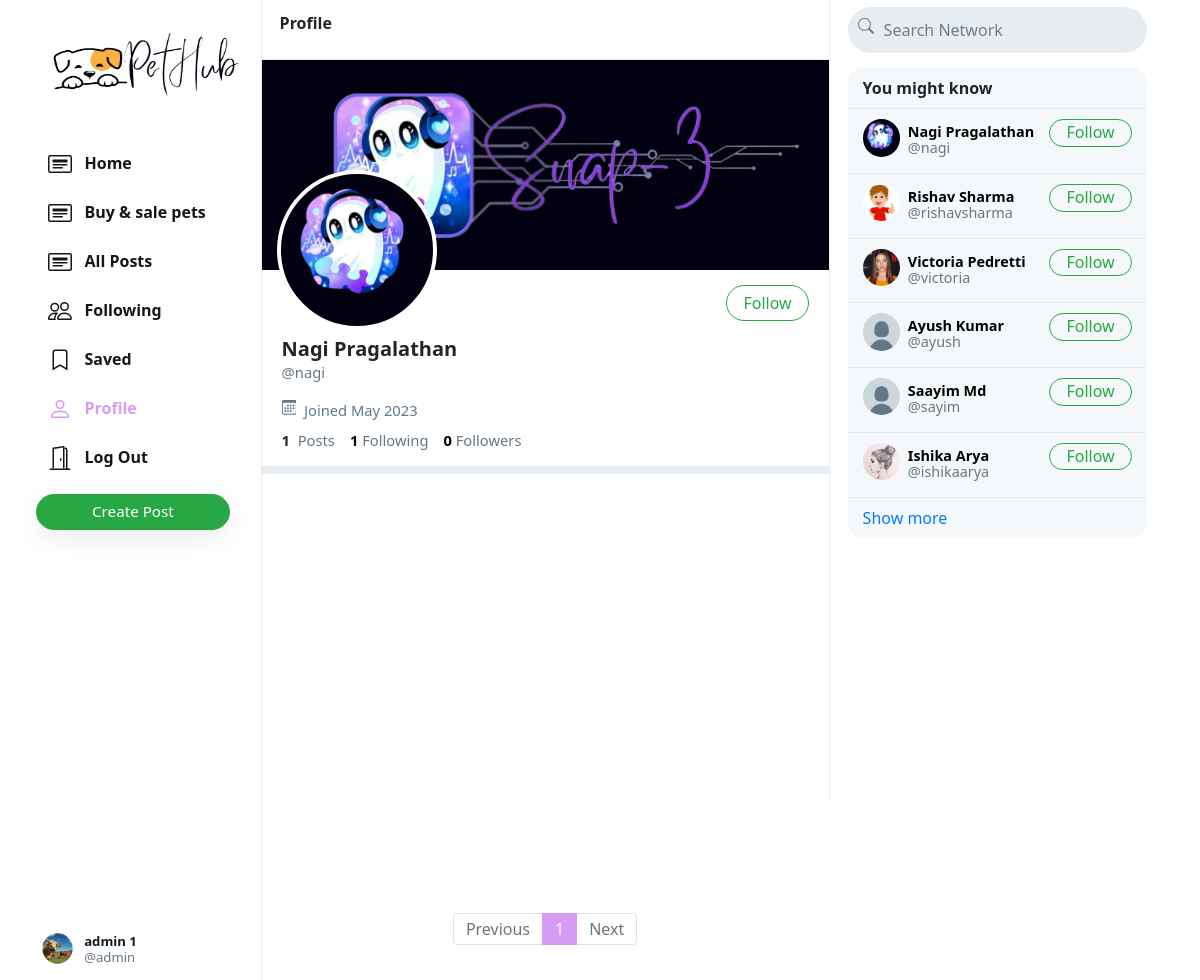
/n/n/nagi (signed in), run on the app's committed database.
### network/models.py (models this page shows, shortened)
class User(AbstractUser):
    profile_pic = models.ImageField(upload_to='profile_pic/')
    bio = models.TextField(max_length=160, blank=True, null=True)
    cover = models.ImageField(upload_to='covers/', blank=True)

### network/Routes/views.py (the view)
# urls.py: path("n/n/<str:username>", views.profile, name='profile'),
def profile(request, username):
    user = User.objects.get(username=username)
    all_posts = Post.objects.filter(creater=user).order_by('-date_created')
    paginator = Paginator(all_posts, 10)
    page_number = request.GET.get('page')
    if page_number == None:
        page_number = 1
    posts = paginator.get_page(page_number)
    followings = []
    suggestions = []
    follower = False
    if request.user.is_authenticated:
        followings = Follower.objects.filter(followers=request.user).values_list('user', flat=True)
        suggestions = User.objects.exclude(pk__in=followings).exclude(username=request.user.username).order_by("?")[:6]
        if request.user in Follower.objects.get(user=user).followers.all():
            follower = True
    follower_count = Follower.objects.get(user=user).followers.all().count()
    following_count = Follower.objects.filter(followers=user).count()
    return render(request, 'network/profile.html', {
        "username": user,
        "posts": posts,
        "posts_count": all_posts.count(),
        "suggestions": suggestions,
        "page": "profile",
        "is_follower": follower,
        "follower_count": follower_count,
        "following_count": following_count
    })

### network/templates/network/profile.html (shortened to what this page needs)
{% extends 'network/index.html' %}
{% load static %}
{% block profile %}
    <div class="profile-view" data-user="{{username.username}}">
        <div class="cover-image" style="background-image: url(/media/{{username.cover}})"></div>
        <div class="profile-image" style="background-image: url(/media/{{username.profile_pic}})"></div>
        <div class="profile-details">
            <div>
                {% if user.username == username.username %}
                    <button class="btn btn-outline-success float-right" id="edit-profile-btn">Edit Profile</button>
                {% elif is_follower %}
                    <button class="btn btn-success float-right" onclick="unfollow_user(this,'{{username.username}}','edit_page')" id="following-btn">Following</button>
                {% else %}
                    <button class="btn btn-outline-success float-right" onclick="follow_user(this,'{{username.username}}','edit_page')" id="follow-btn">Follow</button>
                {% endif %}
            </div>
            <div class="details-data">
                <h5>{{username.first_name}} {{username.last_name}}</h5>
                <div class="grey">@{{username.username}}</div>
                <div class="grey" style="padding: 8px 0px;">
                    &nbsp;Joined {{username.date_joined | date:"F Y"}}
                </div>
                <div>
                    <strong>
                        {{posts_count}}
                    </strong>
                    &nbsp;<span class="grey">Posts</span>
                    <a href="#">
                        <strong id="following__count">{{following_count | default:0}}</strong>&nbsp;<span class="grey">Following</span>
                    </a>
                    <a href="#">
                        <strong id="follower__count">{{follower_count | default:0}}</strong>&nbsp;<span class="grey">Followers</span>
                    </a>
                </div>
            </div>
        </div>
    </div>
    <div class="space"></div>
{% endblock %}

### network/templates/network/index.html (shortened to what this page needs)
{% extends "network/layout.html" %}
{% load static %}
{% block body %}
    <div class="main-div">
        <div class="left-div">
            <nav class="head heading">
                {% if page == 'all_posts' %}
                    All Posts
                {% elif page == 'following' %}
                    Following
                {% elif page == 'saved' %}
                    Saved
                {% elif page == 'profile' %}
                    Profile
                {% else %}
                    Explore
                {% endif %}
            </nav>
            <div class="left-div-content">
                <div class="posts-view">
                    {% block profile %}
                    {% endblock %}
                    <div class="main-div-content">
                        <nav aria-label="Page navigation example" class="pagination-bar">
                            <ul class="pagination justify-content-center">
                                {% if posts.has_previous %}
                                    <li class="page-item">
                                        <a class="page-link" href="?page={{ posts.previous_page_number | default:1}}" tabindex="-1" aria-disabled="true">Previous</a>
                                    </li>
                                {% else %}
                                    <li class="page-item disabled">
                                        <a class="page-link" href="" tabindex="-1" aria-disabled="true">Previous</a>
                                    </li>
                                {% endif %}
                                {% for each in posts.paginator.page_range %}
                                    {% if each == posts.number %}
                                        <li class="page-item active"><a class="page-link" href="?page={{each}}">{{each}}</a></li>
                                    {% else %}
                                        <li class="page-item"><a class="page-link" href="?page={{each}}">{{each}}</a></li>
                                    {% endif %}
                                {% endfor %}
                                {% if posts.has_next %}
                                    <li class="page-item">
                                        <a class="page-link" href="?page={{ posts.next_page_number }}">Next</a>
                                    </li>
                                {% else %}
                                    <li class="page-item disabled">
                                        <a class="page-link" href="">Next</a>
                                    </li>
                                {% endif %}
                            </ul>
                          </nav>
                    </div>
                </div>
            </div>
        </div>
    </div>
{% endblock %}

### network/templates/network/layout.html (shortened to what this page needs)
{% load static %}
<!DOCTYPE html>
<html lang="en">
    <head>
        <link rel="stylesheet" href="https://stackpath.bootstrapcdn.com/bootstrap/4.4.1/css/bootstrap.min.css">
        <link href="{% static 'network/styles.css' %}" rel="stylesheet">
    </head>
    <body>
        <div class="body" data-page="{{page}}">
            <div>
            <div class="sidenav">
                <a href="{% url 'index' %}" class="navbar-brand">
                    <img src="{% static 'network/Images/logo.png' %}" style="    width: 216px;
                    height: 93px;">
                </a>
                <div style="height: 100%;">
                    <div>
                        <div>
                            <ul>
                                <li class="nav-item" id="all_posts">
                                    <a href="{% url 'pet_home' %}" class="nav-link">
                                        <div>
                                            &nbsp;&nbsp;Home
                                        </div>
                                    </a>
                                    </li>
                                    <li class="nav-item" id="all_posts">
                                        <a href="{% url 'sale' %}" class="nav-link">
                                            <div>
                                                &nbsp;&nbsp;Buy & sale pets
                                            </div>
                                        </a>
                                        </li>
                                <li class="nav-item" id="all_posts">
                                <a href="{% url 'index' %}" class="nav-link">
                                    <div>
                                        &nbsp;&nbsp;All Posts
                                    </div>
                                </a>
                                </li>
                                {% if user.is_authenticated %}
                                    <li class="nav-item" id="following">
                                        <a href="{% url 'following' %}" class="nav-link">
                                            <div>
                                                &nbsp;&nbsp;Following
                                            </div>
                                        </a>
                                    </li>
                                    <li class="nav-item" id="saved">
                                        <a href="{% url 'saved' %}" class="nav-link">
                                            <div>
                                                <svg width="1.5em" height="1.5em" viewBox="0 0 16 16" class="bi bi-bookmark" fill="currentColor" xmlns="http://www.w3.org/2000/svg">
                                                    <path fill-rule="evenodd" d="M8 12l5 3V3a2 2 0 0 0-2-2H5a2 2 0 0 0-2 2v12l5-3zm-4 1.234l4-2.4 4 2.4V3a1 1 0 0 0-1-1H5a1 1 0 0 0-1 1v10.234z"/>
                                                  </svg>
                                                &nbsp;&nbsp;Saved
                                            </div>
                                        </a>
                                    </li>
                                    <li class="nav-item" id="profile">
                                        <a href="{% url 'profile' user.username %}" class="nav-link">
                                            <div>
                                                &nbsp;&nbsp;Profile
                                            </div>
                                        </a>
                                    </li>
                                    <li class="nav-item" id="logout">
                                        <a href="{% url 'logout' %}" class="nav-link">
                                            <div>
                                                &nbsp;&nbsp;Log Out
                                            </div>
                                        </a>
                                    </li>
                                {% endif %}
                            </ul>
                        </div>
                        {% if user.is_authenticated %}
                            <button id="popup-btn" class="btn btn-success new-post-btn" onclick="createpost()">Create Post</button>
                        {% endif %}
                    </div>
                    <div style="position: absolute; bottom: 10px;">
                        {% if user.is_authenticated %}
                            <li class="nav-item sidenav-user">
                                <a href="{% url 'profile' user.username %}" class="nav-link">
                                    <div class="user_account">
                                        <div class="small-profilepic" style="float: left; background-image: url(/media/{{user.profile_pic}})"></div>
                                        <div style="height: 2.7vw; margin: auto;">
                                            <div style="margin-top: 4px;"><strong>{{user.first_name}} {{user.last_name}}</strong></div>
                                            <div class="grey" style="margin-top: 4px;">@{{ user.username }}</div>
                                        </div>
                                    </div>
                                </a>
                            </li>
                        {% endif %}
                    </div>
                </div>
            </div>
        </div>
            {% block body %}
            {% endblock %}
            <div class="right-div">
                <nav class="head">
                    <form action="#">
                        <div class="search-div">
                            <div>
                            </div>
                            <input type="text" name="query" id="search-box" placeholder="Search Network">
                        </div>
                    </form>
                </nav>
                <div class='right-div-content'>
                    <div class="space" style="background-color: white;"></div>
                    {% if user.is_authenticated %}
                        <div class="suggestion-box">
                            <div class="suggestion-header">
                                You might know
                            </div>
                            {% for suggestion in suggestions %}
                                <div class="suggestion-user">
                                    <div>
                                        <a href="{% url 'profile' suggestion.username %}">
                                            <div class="small-profilepic" style="background-image: url(/media/{{suggestion.profile_pic}})"></div>
                                        </a>
                                    </div>
                                    <div class="user-details">
                                        <a href="{% url 'profile' suggestion.username %}">
                                            <div id="user-name">
                                                <strong>
                                                    {{suggestion.first_name}} {{suggestion.last_name}}
                                                </strong>
                                            </div>
                                            <div class="grey">@{{suggestion.username}}</div>
                                        </a>
                                    </div>
                                    <div>
                                        <button class="btn btn-outline-success" type="button" onclick="follow_user(this,'{{suggestion.username}}','suggestion')">Follow</button>
                                    </div>
                                </div>
                            {% empty %}
                                    <div style="text-align: center; border-bottom: .5px solid #e6ecf0; padding: 10px 15px;">
                                        <span class="grey" style="font-size: .9em;">No suggestions available.</span>
                                    </div>
                            {% endfor %}
                            <div class="suggestion-footer">
                                <a href="#">Show more</a>
                            </div>
                        </div>
                    {% endif %}
                </div>
            </div>
        </div>
    </body>
</html>

### data on the page
User: profile_pic (picture), first_name "admin", last_name "1", username "admin"
User: cover (picture), profile_pic (picture), first_name "Nagi", last_name "Pragalathan", username "nagi", date_joined "May 2023"
User: profile_pic (picture), first_name "Rishav", last_name "Sharma", username "rishavsharma"
User: profile_pic (picture), first_name "Victoria", last_name "Pedretti", username "victoria"
User: profile_pic (placeholder picture), first_name "Ayush", last_name "Kumar", username "ayush"
User: profile_pic (placeholder picture), first_name "Saayim", last_name "Md", username "sayim"
User: profile_pic (picture), first_name "Ishika", last_name "Arya", username "ishikaarya"

### other printed values
{{ posts_count }} "1"
{{ following_count | default:0 }} "1"
{{ follower_count | default:0 }} "0"
{{ each }} "1"
